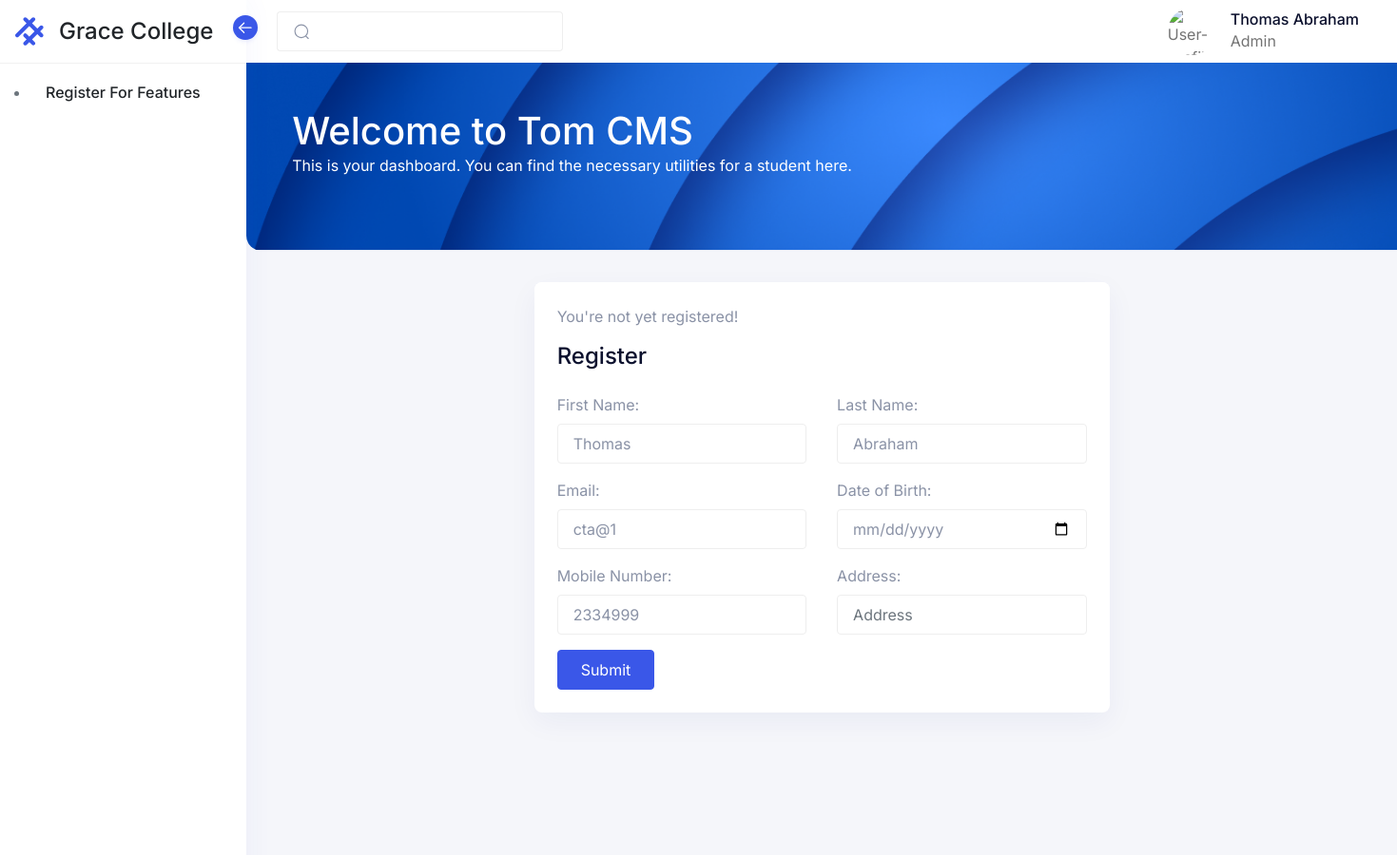
/student/home.php (signed in, upper part), run on an earlier commit of the app's database.
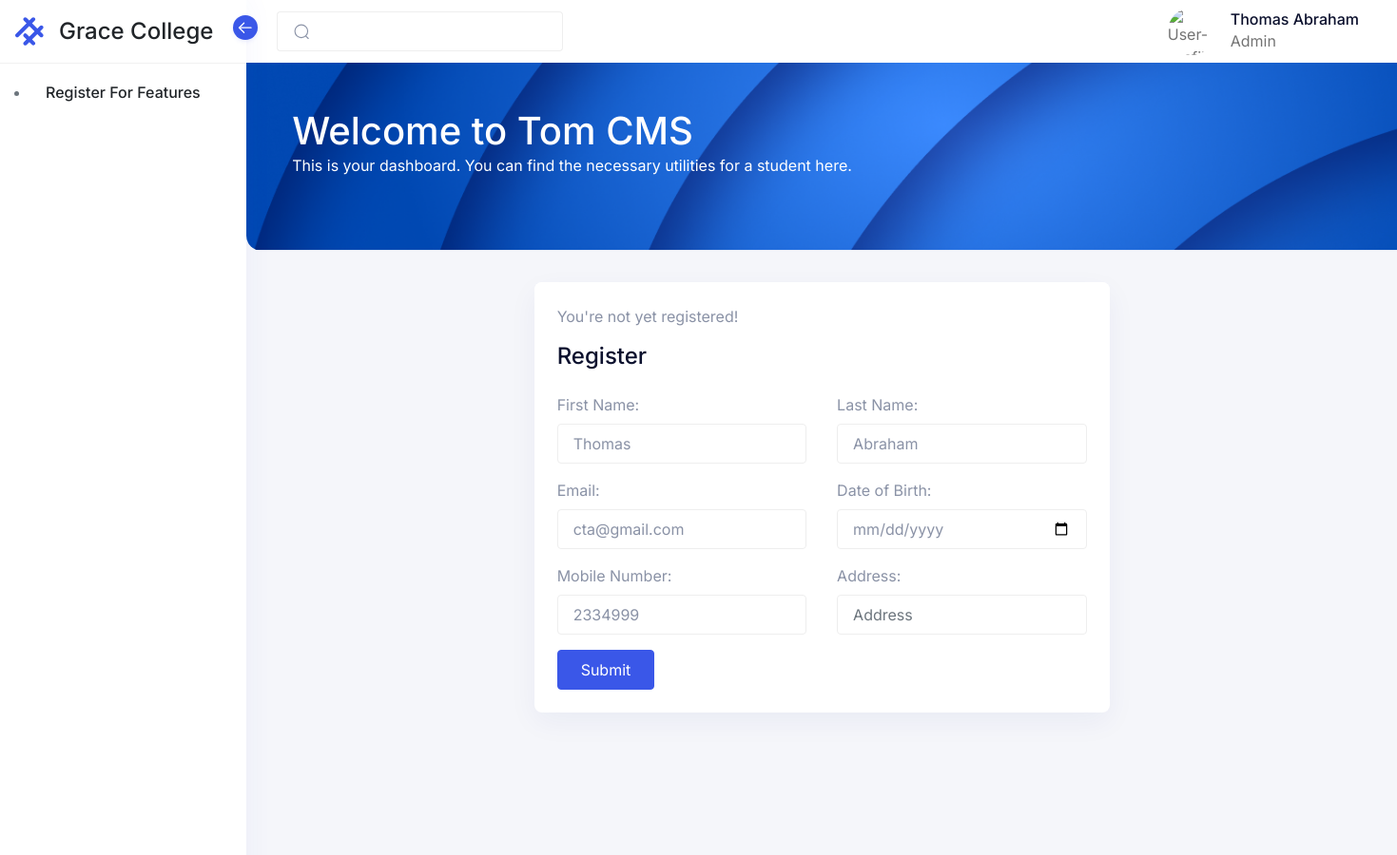
And on a later commit of the database.
### tables this page shows
CREATE TABLE `erp_login` (
  `user_id` int(20) NOT NULL,
  `userName` varchar(50) NOT NULL,
  `log_pwd` varchar(100) NOT NULL COMMENT 'login password',
  `phone` varchar(50) NOT NULL,
  `role` varchar(50) NOT NULL,
  `course` varchar(200) NOT NULL,
  `department` varchar(200) NOT NULL,
  `classId` int(11) NOT NULL,
  `l_name` varchar(200) NOT NULL,
  `f_name` varchar(200) NOT NULL,
  `yearOfAdmission` varchar(100) NOT NULL,
  `log_session` timestamp NOT NULL DEFAULT current_timestamp() ON UPDATE current_timestamp() COMMENT 'login session(timestamp)',
  `active` int(5) NOT NULL DEFAULT 1 COMMENT 'active status\r\n(active -1,inactive - 0)',
  `paymentStatus` int(11) NOT NULL
);

### student/home.php (the view, shortened to what the changed rows need)
<?php
include('/xampp/htdocs/Intern1/Includes/Header.php');
include('includes/Menu.php');
?>
<div class="iq-navbar-header" style="height: 215px;">
    <div class="container-fluid iq-container">
        <div class="row">
            <div class="col-md-12">
                <div class="flex-wrap d-flex justify-content-between align-items-center">
                    <div>
                        <h1>Welcome to Tom CMS</h1>
                    </div>
                </div>
            </div>
        </div>
    </div>
</div>
<div class="d-flex justify-content-center mb-4">
    <div class="card m-3 w-50 text ">
        <?php if(!$active){ ?>
        <div class="card-header">
            <?php if (mysqli_num_rows($admissionForm) > 0) {
                echo "<p><span style='color:red'>*</span>Please wait whilst your current admission form is being processed.</p>";
            } else {
            ?>
            <p>You're not yet registered!</p>
            <?php } ?>
            <h4>Register</h4>
        </div>
        <div class="card-body">
            <form id="studentRegistrationForm" <?php if ($admissionForm && mysqli_num_rows($admissionForm) > 0) { echo 'inert' ; } ?>>
                <div class="row">
                    <div class="form-group col-md-6">
                        <label class="form-label" for="fname">First Name:</label>
                        <input type="text" value="<?php echo $f_fname ?>" class="form-control" id="fname" placeholder="First Name">
                    </div>
                    <div class="form-group col-md-6">
                        <label class="form-label" for="lname">Last Name:</label>
                        <input type="text" value="<?php echo $f_lname ?>" class="form-control" id="lname" placeholder="Last Name">
                    </div>
                    <div class="form-group col-md-6">
                        <label class="form-label" for="email">Email:</label>
                        <input type="email" value="<?php echo $userName ?>" class="form-control" id="email" placeholder="Email">
                    </div>
                    <div class="form-group col-md-6">
                        <label class="form-label" for="DOB">Date of Birth:</label>
                        <input type="date" value="<?php echo $userName ?>" class="form-control required" id="DOB" placeholder="Date of birth" required>
                    </div>
                    <div class="form-group col-md-6">
                        <label class="form-label" for="mobno">Mobile Number:</label>
                        <input type="text" value="<?php echo $mobileNumber ?>" class="form-control" id="mobno" placeholder="Mobile Number">
                    </div>
                    <div class="form-group col-md-6">
                        <label class="form-label" for="address">Address:</label>
                        <input type="text" class="form-control" id="address" placeholder="Address">
                    </div>
                </div>
                <button type="submit" id="studentRegistrationSubmitBtn" class="btn btn-primary">Submit</button>
            </form>
        </div>
        <?php } else{
        } ?>
    </div>
</div>
<?php
include('/xampp/htdocs/Intern1/Includes/Footer.php');
?>

### student/includes/Menu.php (shortened to what the changed rows need)
<main class="main-content">
  <div class="position-relative iq-banner">
    <nav class="nav navbar navbar-expand-lg navbar-light iq-navbar">
      <div class="container-fluid navbar-inner">
        <div class="collapse navbar-collapse" id="navbarSupportedContent">
          <ul class="mb-2 navbar-nav ms-auto align-items-center navbar-list mb-lg-0">
            <li class="nav-item dropdown">
              <a class="py-0 nav-link d-flex align-items-center" href="#" id="navbarDropdown" role="button" data-bs-toggle="dropdown" aria-expanded="false">
                <div class="caption ms-3 d-none d-md-block ">
                  <h6 class="mb-0 caption-title"><?php echo ucfirst($f_fname . " " . $f_lname) ?></h6>
                  <p class="mb-0 caption-sub-title"><?php echo ucfirst($f_role) ?></p>
                </div>
              </a>
            </li>
          </ul>
        </div>
      </div>
    </nav>
  </div>

What changed in the data, as far as the page shows it:
changed erp_login "Thomas Abraham": userName "cta@1" → "cta@gmail.com"
